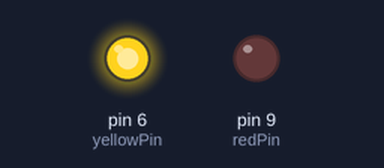
This sketch was run on a simulated Arduino Uno, built with avr-gcc and run on an emulated ATmega328P. On the bench: output pins drawn as LEDs (lit = HIGH).

Above: at 0.2 s.
At 5.2 s:
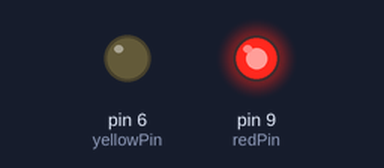
At 9.7 s:
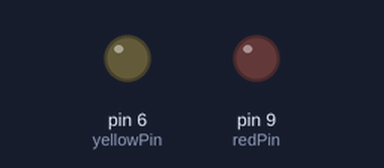
Timing chart, 0 to 10.4 s (numbered marks = the images above):
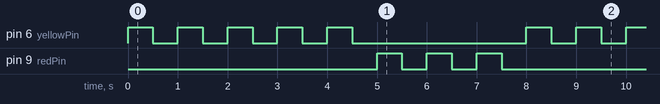

Measured:
- by itself, pin 6 (yellowPin): repeats every 8.0 s: 4 × (LOW 0.50 s, HIGH 0.50 s), LOW 3.5 s, HIGH 0.50 s
- by itself, pin 9 (redPin): repeats every 8.0 s: 2 × (LOW 0.50 s, HIGH 0.50 s), LOW 5.5 s, HIGH 0.50 s
- by itself, everything shown: repeats every 8.0 s, in 16 steps

The sketch:

sketch_oct25b_ForLoop.ino
```cpp
int yellowPin = 6;
int redPin = 9;
int yellowTime = 500;
int redTime = 500;
int yellowBlink = 5;
int redBlink = 3;
int j;  // var counter.

void setup() {
  // put your setup code here, to run once:
pinMode(yellowPin, OUTPUT);
pinMode(redPin, OUTPUT);
Serial.begin(9600);
}

void loop() {
  // put your main code here, to run repeatedly:

  for(j = 1; j <= yellowBlink; j = j + 1) {
digitalWrite(yellowPin, HIGH);
delay(yellowTime);
digitalWrite(yellowPin, LOW);
delay(yellowTime);
  }

  for(j = 1; j <= redBlink; j = j + 1) {
digitalWrite(redPin, HIGH);
delay(redTime);
digitalWrite(redPin, LOW);
delay(redTime);
  }

}
```
